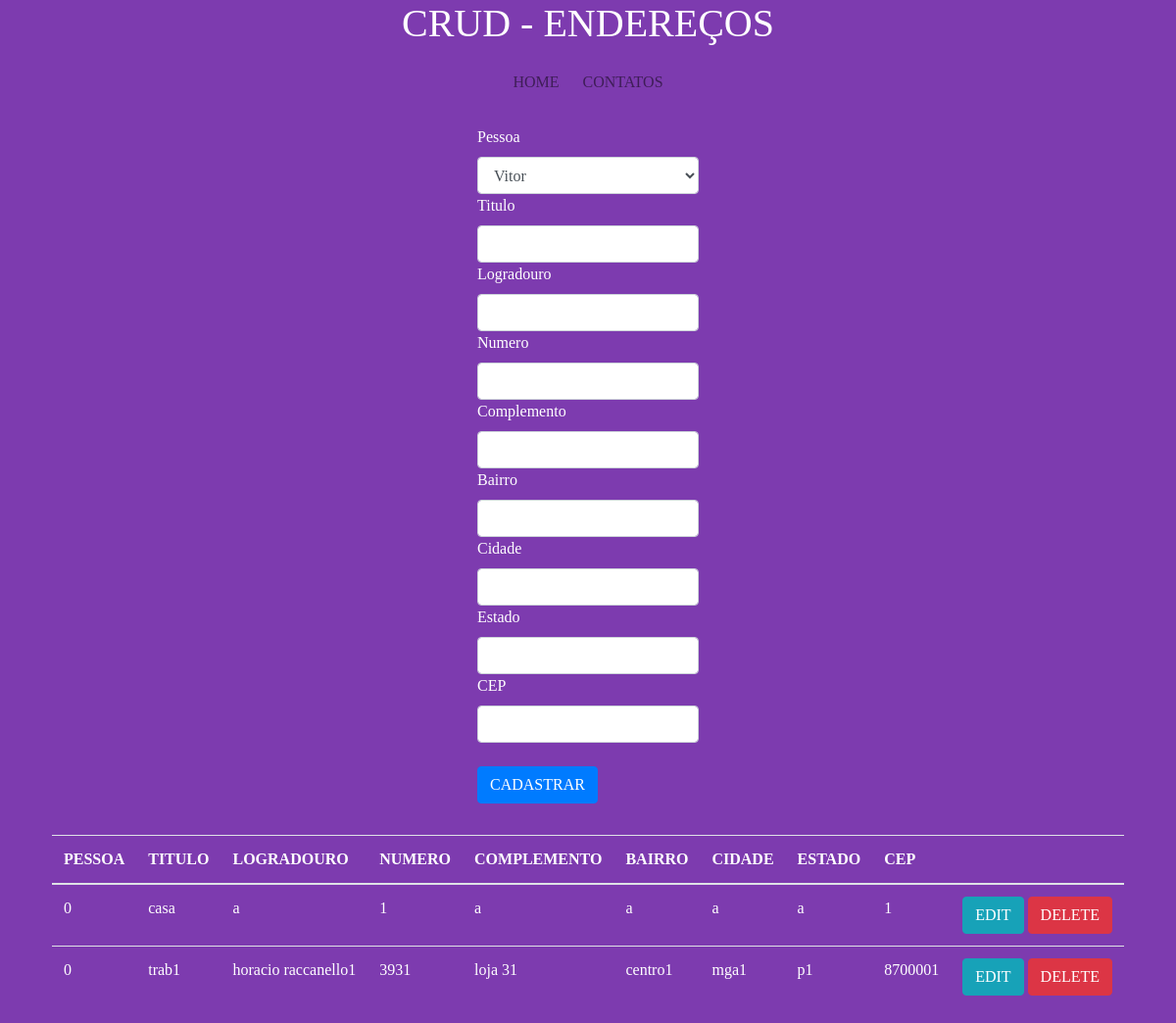
The app's page /endereco.php with its own data.
### tables this page shows
CREATE TABLE `tb_enderecos` (
  `id_endereco` int(11) NOT NULL,
  `titulo` varchar(500) NOT NULL,
  `logradouro` varchar(500) NOT NULL,
  `numero` varchar(11) NOT NULL,
  `complemento` varchar(150) NOT NULL,
  `bairro` varchar(500) NOT NULL,
  `cidade` varchar(250) NOT NULL,
  `estado` varchar(2) NOT NULL,
  `cep` varchar(8) NOT NULL,
  `pessoa_id` int(11) NOT NULL
);

### processEndereco.php (called while the page is built, shortened)
<?php
	$edit = false;
	$titulo = '';
	$logradouro = '';
	$numero = '';
	$complemento = '';
	$bairro = '';
	$cidade = '';
	$estado = '';
	$cep = '';
?>

### endereco.php (the view, shortened to what this page needs)
<!DOCTYPE html>
<html lang="pt-br">
<head>
	<link rel="stylesheet" href="https://stackpath.bootstrapcdn.com/bootstrap/4.3.1/css/bootstrap.min.css">
	<link rel="stylesheet" type="text/css" href="style.css">
</head>
<body>
	<?php require_once 'processEndereco.php'; ?>
	<?php
		$mysqli = new mysqli('localhost', 'root', '123456', 'dbphp') or die(mysqli_error($mysqli));
		$tableEnderecos = $mysqli->query("SELECT * FROM tb_enderecos") or die($mysqli->error);
		$tablePessoas = $mysqli->query("SELECT id_pessoa, nome FROM tb_pessoas") or die($mysqli->error);
	?>
	<h1>CRUD - ENDEREÇOS</h1>
	<nav class="navbar navbar-light">
		<ul class="navbar-nav flex-row">
			<li class="nav-item">
				<a href="index.php" class="nav-link mr-4">HOME</a>
			</li>
			<li class="nav-item">
				<a href="contato.php" class="nav-link">CONTATOS</a>
			</li>
		</ul>
	</nav>
	<div class="container">
		<div class="row d-flex justify-content-around align-items-center mt-3">
			<form action="processEndereco.php" method="POST">
				<div class="form-group">
					<label>Pessoa</label>
					<select class="form-control">
						<?php while($pessoa  = $tablePessoas->fetch_assoc()): ?>
							<option name="campoIdPessoa" value="<?php echo $pessoa['id_pessoa']; ?>"><?php echo $pessoa['nome'] ?></option>
						<?php endwhile; ?>
					</select>
					<label>Titulo</label>
					<input type="text" class="form-control" name="campoTitulo" value="<?php echo $titulo; ?>">
					<label>Logradouro</label>
					<input type="text" class="form-control" name="campoLogradouro" value="<?php echo $logradouro; ?>">
					<label>Numero</label>
					<input type="number" class="form-control" name="campoNumero" value="<?php echo $numero; ?>">
					<label>Complemento</label>
					<input type="text" class="form-control" name="campoComplemento" value="<?php echo $complemento; ?>">
					<label>Bairro</label>
					<input type="text" class="form-control" name="campoBairro" value="<?php echo $bairro; ?>">
					<label>Cidade</label>
					<input type="text" class="form-control" name="campoCidade" value="<?php echo $cidade; ?>">
					<label>Estado</label>
					<input type="text" class="form-control" name="campoEstado" value="<?php echo $estado; ?>">
					<label>CEP</label>
					<input type="number" class="form-control" name="campoCep" value="<?php echo $cep; ?>">
					<?php if ($edit == true) : ?>
							<button type="submit" class="btn btn-info mt-4" name="update">ALTERAR</button>
						<?php else: ?>
							<button type="submit" class="btn btn-primary mt-4" name="save">CADASTRAR</button>
					<?php endif; ?>
				</div>
			</form>
			<div class="row justify-content-center align-items-center mt-3">
				<table class="table">
					<thead>
						<tr>
							<th>PESSOA</th>
							<th>TITULO</th>
							<th>LOGRADOURO</th>
							<th>NUMERO</th>
							<th>COMPLEMENTO</th>
							<th>BAIRRO</th>
							<th>CIDADE</th>
							<th>ESTADO</th>
							<th>CEP</th>
							<th colspan="2"></th>
						</tr>
					</thead>
					<?php while ($endereco = $tableEnderecos->fetch_assoc()): ?>
						<tr>
							<td><?php echo $endereco['pessoa_id'] ?></td>
							<td><?php echo $endereco['titulo'] ?></td>
							<td><?php echo $endereco['logradouro'] ?></td>
							<td><?php echo $endereco['numero'] ?></td>
							<td><?php echo $endereco['complemento'] ?></td>
							<td><?php echo $endereco['bairro'] ?></td>
							<td><?php echo $endereco['cidade'] ?></td>
							<td><?php echo $endereco['estado'] ?></td>
							<td><?php echo $endereco['cep'] ?></td>
							<td>
								<a href="endereco.php?edit=<?php echo $endereco['id_endereco']; ?>"
									class="btn btn-info">EDIT</a>
								<a href="endereco.php?delete=<?php echo $endereco['id_endereco']; ?>"
									class="btn btn-danger">DELETE</a>
							</td>
						</tr>
					<?php endwhile; ?>
				</table>
			</div>
		</div>
	</div>
</body>
</html>

### style.css (style rules this page uses)
body { display: flex; flex-direction: column; align-items: center; background-color: #7d3baf; font-family: "Segoe UI Black"; color: white; }
input[type=number] { -webkit-appearance: none; -moz-appearance:textfield; margin: 0; }
th, td { color: white; }

### records on screen
tb_enderecos: pessoa "0", titulo "casa", logradouro "a", numero "1", complemento "a", bairro "a", cidade "a", estado "a", cep "1"
tb_enderecos: pessoa "0", titulo "trab1", logradouro "horacio raccanello1", numero "3931", complemento "loja 31", bairro "centro1", cidade "mga1", estado "p1", cep "8700001"

### other values on screen
form field value "Vitor"
